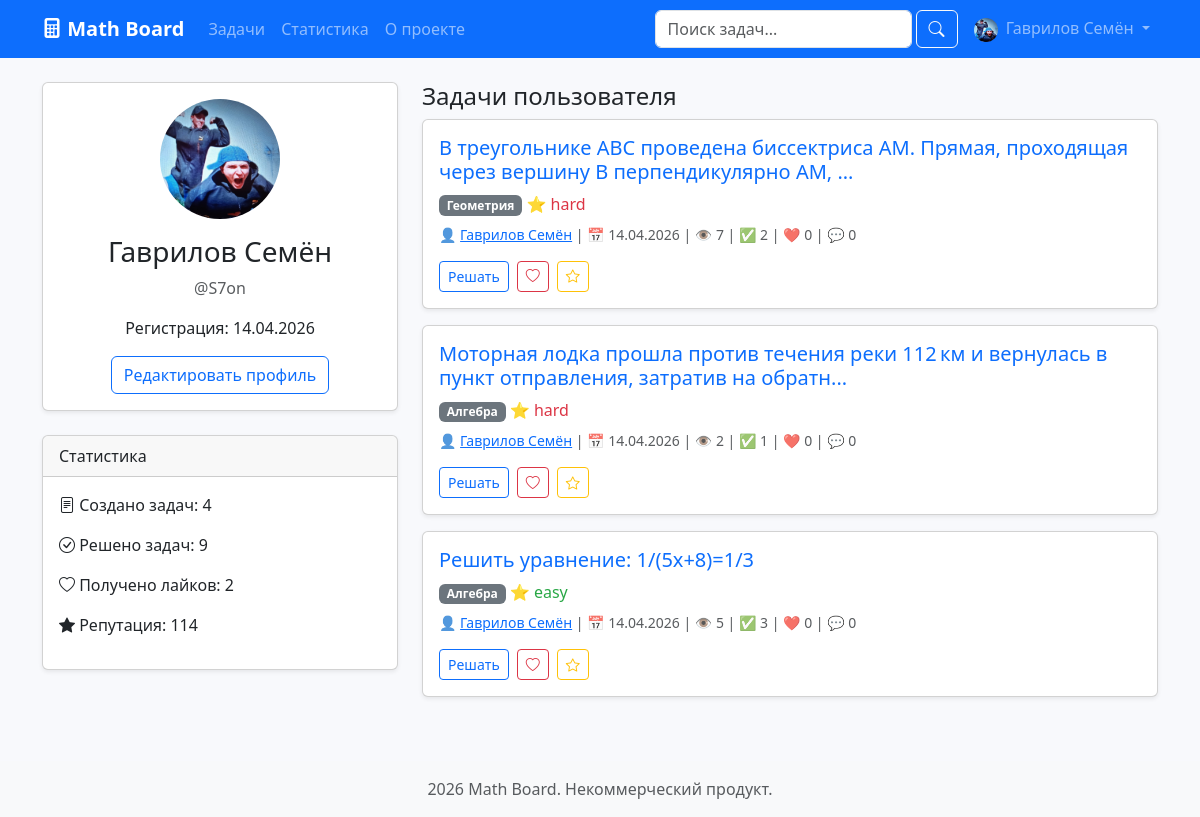
Page /profile/S7on (signed in) on the committed database.
### app/models.py (models this page shows, shortened)
class User(UserMixin, db.Model):
    __tablename__ = 'users'
    id = db.Column(db.Integer, primary_key=True)
    username = db.Column(db.String(64), unique=True, nullable=False, index=True)
    name = db.Column(db.String(100), nullable=False)
    email = db.Column(db.String(120), unique=True, nullable=True)
    password_hash = db.Column(db.String(256))
    avatar = db.Column(db.String(255), nullable=True, default='default_avatar.png')
    bio = db.Column(db.Text, nullable=True)
    location = db.Column(db.String(100), nullable=True)
    website = db.Column(db.String(255), nullable=True)
    role = db.Column(db.String(20), default=USER_ROLE_USER)
    email_confirmed = db.Column(db.Boolean, default=False)
    is_active = db.Column(db.Boolean, default=True)
    tasks_solved = db.Column(db.Integer, default=0)
    tasks_created = db.Column(db.Integer, default=0)
    total_likes_received = db.Column(db.Integer, default=0)
    reputation = db.Column(db.Integer, default=0)
    created_at = db.Column(db.DateTime, default=datetime.utcnow)
    last_seen = db.Column(db.DateTime, default=datetime.utcnow)
    modified_at = db.Column(db.DateTime, default=datetime.utcnow, onupdate=datetime.utcnow)
    tasks = db.relationship('Task', backref='author', lazy='dynamic',
                           cascade='all, delete-orphan')
    comments = db.relationship('Comment', backref='author', lazy='dynamic',
                              cascade='all, delete-orphan')
    likes = db.relationship('Like', backref='user', lazy='dynamic',
                           cascade='all, delete-orphan')
    favorites = db.relationship('Favorite', backref='user', lazy='dynamic',
                               cascade='all, delete-orphan')
    action_logs = db.relationship('UserActionLog', backref='user', lazy='dynamic',
                                 cascade='all, delete-orphan')
    def get_avatar_url(self):
        if self.avatar and self.avatar != 'default_avatar.png':
            return f'/static/uploads/avatars/{self.avatar}'
        return '/static/uploads/avatars/default_avatar.png'

class Task(db.Model):
    __tablename__ = 'tasks'
    id = db.Column(db.Integer, primary_key=True)
    title = db.Column(db.Text, nullable=False)
    answer = db.Column(db.String(255), nullable=False)
    solution = db.Column(db.Text, nullable=True)
    hint = db.Column(db.Text, nullable=True)
    difficulty = db.Column(db.String(20), default=DIFFICULTY_MEDIUM)
    status = db.Column(db.String(20), default=TASK_STATUS_ACTIVE)
    filename = db.Column(db.String(255), nullable=True)
    views = db.Column(db.Integer, default=0)
    solves_count = db.Column(db.Integer, default=0)
    likes_count = db.Column(db.Integer, default=0)
    comments_count = db.Column(db.Integer, default=0)
    created_at = db.Column(db.DateTime, default=datetime.utcnow)
    updated_at = db.Column(db.DateTime, default=datetime.utcnow, onupdate=datetime.utcnow)
    user_id = db.Column(db.Integer, db.ForeignKey('users.id'), nullable=False)
    category_id = db.Column(db.Integer, db.ForeignKey('categories.id'), nullable=True)
    comments = db.relationship('Comment', backref='task', lazy='dynamic',
                              cascade='all, delete-orphan')
    likes = db.relationship('Like', backref='task', lazy='dynamic',
                           cascade='all, delete-orphan')
    favorites = db.relationship('Favorite', backref='task', lazy='dynamic',
                               cascade='all, delete-orphan')
    def is_liked_by(self, user):
        if not user or not user.is_authenticated:
            return False
        return Like.query.filter_by(user_id=user.id, task_id=self.id).first() is not None
    def is_favorited_by(self, user):
        if not user or not user.is_authenticated:
            return False
        return Favorite.query.filter_by(user_id=user.id, task_id=self.id).first() is not None

class Category(db.Model):
    __tablename__ = 'categories'
    id = db.Column(db.Integer, primary_key=True)
    name = db.Column(db.String(50), unique=True, nullable=False)
    slug = db.Column(db.String(50), unique=True, nullable=False)
    description = db.Column(db.Text, nullable=True)
    color = db.Column(db.String(7), default='#3498db')
    icon = db.Column(db.String(50), nullable=True)
    order = db.Column(db.Integer, default=0)
    tasks = db.relationship('Task', backref='category', lazy='dynamic')

### app/profile/routes.py (the view)
@bp.route('/<username>')
def view_profile(username):
    user = User.query.filter_by(username=username).first_or_404()
    page = request.args.get('page', 1, type=int)
    tasks_query = Task.query.filter_by(user_id=user.id, status='active').order_by(Task.created_at.desc())
    pagination = tasks_query.paginate(page=page, per_page=10, error_out=False)
    tasks = pagination.items
    stats = {
        'tasks_created': user.tasks_created,
        'tasks_solved': user.tasks_solved,
        'likes_received': user.total_likes_received,
        'reputation': user.reputation
    }
    return render_template('profile.html', title=f'Профиль {user.name}', user=user, tasks=tasks, pagination=pagination, stats=stats)

### app/templates/profile.html (shortened to what this page needs)
{% extends "base.html" %}
{% block content %}
<div class="row">
    <div class="col-md-4">
        <div class="card shadow-sm mb-4">
            <div class="card-body text-center">
                <img src="{{ user.get_avatar_url() }}" alt="avatar" class="rounded-circle mb-3" width="120" height="120">
                <h3>{{ user.name }}</h3>
                <p class="text-muted">@{{ user.username }}</p>
                <p>Регистрация: {{ user.created_at.strftime('%d.%m.%Y') }}</p>
                {% if user.id == current_user.id %}
                    <a href="{{ url_for('profile.edit_profile') }}" class="btn btn-outline-primary">Редактировать профиль</a>
                {% endif %}
            </div>
        </div>
        <div class="card shadow-sm">
            <div class="card-header">Статистика</div>
            <div class="card-body">
                <p><i class="bi bi-file-text"></i> Создано задач: {{ stats.tasks_created }}</p>
                <p><i class="bi bi-check-circle"></i> Решено задач: {{ stats.tasks_solved }}</p>
                <p><i class="bi bi-heart"></i> Получено лайков: {{ stats.likes_received }}</p>
                <p><i class="bi bi-star-fill"></i> Репутация: {{ stats.reputation }}</p>
            </div>
        </div>
    </div>
    <div class="col-md-8">
        <h4>Задачи пользователя</h4>
        {% if tasks %}
            {% for task in tasks %}
                {% include 'macros/task_card.html' %}
            {% endfor %}
        {% else %}
            <p>Пока нет опубликованных задач.</p>
        {% endif %}
    </div>
</div>
{% endblock %}

### app/templates/base.html (shortened to what this page needs)
<!DOCTYPE html>
<html lang="ru">
<head>
    <link href="https://cdn.jsdelivr.net/npm/bootstrap@5.3.0/dist/css/bootstrap.min.css" rel="stylesheet">
    <link rel="stylesheet" href="https://cdn.jsdelivr.net/npm/bootstrap-icons@1.11.0/font/bootstrap-icons.css">
    <link rel="stylesheet" href="{{ url_for('static', filename='css/style.css') }}">
</head>
<body>
    <nav class="navbar navbar-expand-lg navbar-dark bg-primary">
        <div class="container">
            <a class="navbar-brand fw-bold" href="{{ url_for('tasks.index') }}">
                <i class="bi bi-calculator-fill"></i> Math Board
            </a>
            <div class="collapse navbar-collapse" id="navbarMain">
                <ul class="navbar-nav me-auto">
                    <li class="nav-item"><a class="nav-link" href="{{ url_for('tasks.index') }}">Задачи</a></li>
                    <li class="nav-item"><a class="nav-link" href="{{ url_for('profile.statistics') }}">Статистика</a></li>
                    <li class="nav-item"><a class="nav-link" href="{{ url_for('profile.about') }}">О проекте</a></li>
                </ul>
                <form class="d-flex me-2" action="{{ url_for('tasks.index') }}" method="get">
                    <input class="form-control me-1" type="search" name="q" placeholder="Поиск задач..." value="{{ request.args.get('q','') }}">
                    <button class="btn btn-outline-light" type="submit"><i class="bi bi-search"></i></button>
                </form>
                <ul class="navbar-nav">
                    {% if current_user.is_authenticated %}
                        <li class="nav-item dropdown">
                            <a class="nav-link dropdown-toggle" href="#" role="button" data-bs-toggle="dropdown">
                                <img src="{{ current_user.get_avatar_url() }}" alt="avatar" width="24" height="24" class="rounded-circle me-1">
                                {{ current_user.name }}
                            </a>
                        </li>
                    {% else %}
                        <li class="nav-item"><a class="nav-link" href="{{ url_for('auth.login') }}">Войти</a></li>
                        <li class="nav-item"><a class="nav-link" href="{{ url_for('auth.register') }}">Регистрация</a></li>
                    {% endif %}
                </ul>
            </div>
        </div>
    </nav>
    <main class="container mt-4">
        {% block content %}{% endblock %}
    </main>
    <footer class="mt-5 py-3 bg-light text-center">
        <div class="container">
            <span class="text-muted">2026 Math Board. Некоммерческий продукт.</span>
        </div>
    </footer>
</body>
</html>

### app/templates/macros/task_card.html
<div class="card task-card mb-3 shadow-sm">
    <div class="card-body">
        <h5 class="card-title">
            <a href="{{ url_for('tasks.task_detail', task_id=task.id) }}" class="text-decoration-none">{{ task.title[:100] }}{% if task.title|length > 100 %}...{% endif %}</a>
        </h5>
        <div class="mb-2">
            <span class="badge bg-secondary">{{ task.category.name if task.category else 'Без категории' }}</span>
            <span class="difficulty-{{ task.difficulty }}">⭐ {{ task.difficulty }}</span>
        </div>
        <p class="text-muted small">
            👤 <a href="{{ url_for('profile.view_profile', username=task.author.username) }}">{{ task.author.name }}</a> |
            📅 {{ task.created_at.strftime('%d.%m.%Y') }} |
            👁️ {{ task.views }} |
            ✅ {{ task.solves_count }} |
            ❤️ <span class="like-count">{{ task.likes_count }}</span> |
            💬 {{ task.comments_count }}
        </p>
        <div class="d-flex gap-2">
            <a href="{{ url_for('tasks.task_detail', task_id=task.id) }}" class="btn btn-sm btn-outline-primary">Решать</a>
            {% if current_user.is_authenticated %}
                <button class="btn btn-sm btn-outline-danger like-btn {% if task.is_liked_by(current_user) %}active{% endif %}" data-task-id="{{ task.id }}">
                    <i class="bi bi-heart{% if task.is_liked_by(current_user) %}-fill{% endif %}"></i>
                </button>
                <button class="btn btn-sm btn-outline-warning favorite-btn {% if task.is_favorited_by(current_user) %}active{% endif %}" data-task-id="{{ task.id }}">
                    <i class="bi bi-star{% if task.is_favorited_by(current_user) %}-fill{% endif %}"></i>
                </button>
            {% endif %}
        </div>
    </div>
</div>

### app/static/css/style.css (style rules this page uses)
body { background-color: #f8f9fc; font-family: 'Segoe UI', sans-serif; }
.task-card { transition: transform 0.2s, box-shadow 0.2s; }
.difficulty-easy { color: #28a745; }
.difficulty-hard { color: #dc3545; }

### rows in the picture
User: get_avatar_url (picture), name "Гаврилов Семён", username "S7on", created_at "14.04.2026"
Task: title "В треугольнике АВС проведена биссектриса АМ. Прямая, проходящая через вершину В перпендикулярно АМ,", category "Геометрия", difficulty "hard", author.name "Гаврилов Семён", created_at "14.04.2026", views "7", solves_count "2", likes_count "0", comments_count "0"
Task: title "Моторная лодка прошла против течения реки 112 км и вернулась в пункт отправления, затратив на обратн", category "Алгебра", difficulty "hard", author.name "Гаврилов Семён", created_at "14.04.2026", views "2", solves_count "1", likes_count "0", comments_count "0"
Task: title "Решить уравнение: 1/(5x+8)=1/3", category "Алгебра", difficulty "easy", author.name "Гаврилов Семён", created_at "14.04.2026", views "5", solves_count "3", likes_count "0", comments_count "0"

### other values in the picture
{{ stats.tasks_created }} "4"
{{ stats.tasks_solved }} "9"
{{ stats.likes_received }} "2"
{{ stats.reputation }} "114"
